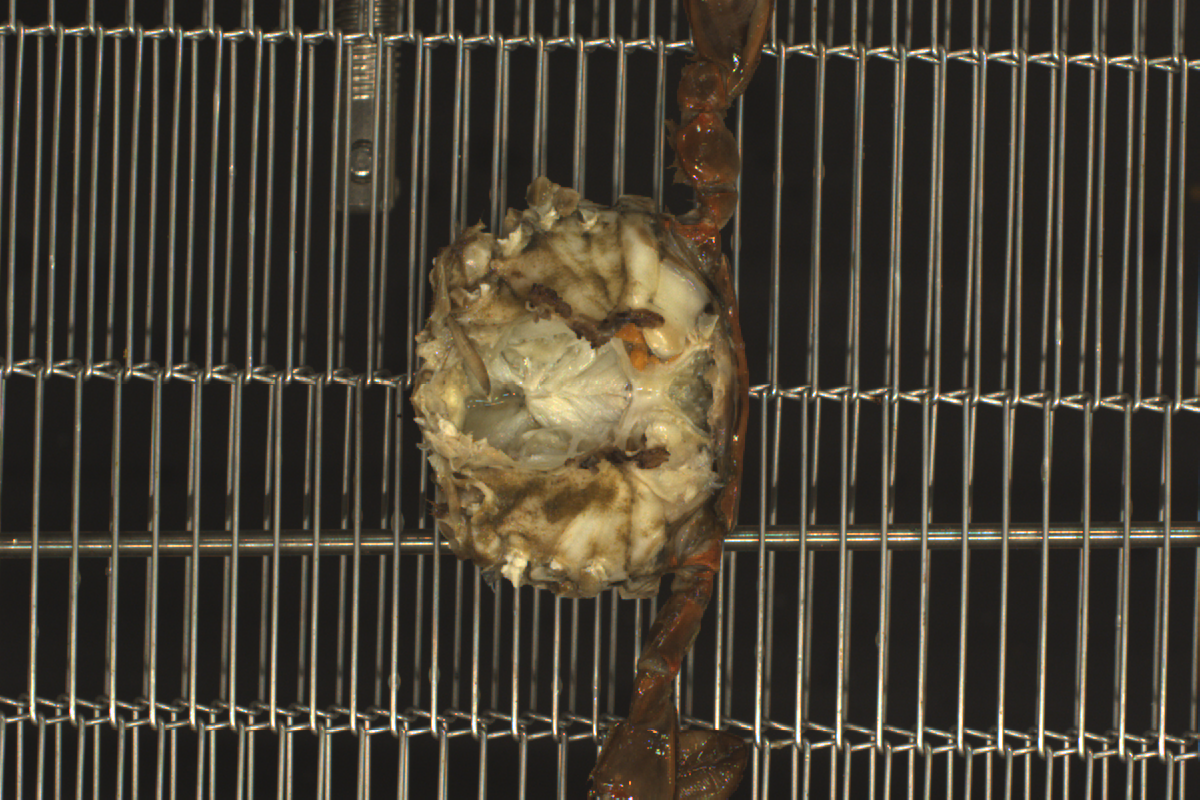
%> input picture RawImage/1.tif, 1200 x 800 px
$ octave --eval "result = Image_Preprocessing(imread('RawImage/1.tif'));"   (GNU Octave 9; MATLAB toolbox functions it lacks are replaced by stand-ins)
%> lines starting %> are read from the running program, lines starting %| are printed output that depends on the picture
% Image preprocessing
function I_class = Image_Preprocessing(I)
if(size(I, 1) > size(I, 2))
    I_class.Raw = imrotate(I, 90);
else
    I_class.Raw = I;
%> I_class.Raw is the input picture: size 800x1200x3 uint8; mean R, G, B 70.5, 64.2, 52.2
end
I_class.Height = size(I_class.Raw, 1);
%> I_class.Height = 800
I_class.Width = size(I_class.Raw, 2);
%> I_class.Width = 1200

I_class.Raw = double(I_class.Raw);
%> I_class.Raw: size 800x1200x3 double
gausefilter = fspecial('gaussian',[3 3],1);
I_class.Raw = imfilter(I_class.Raw,gausefilter,'replicate');
I_class.Raw = uint8(I_class.Raw);
%> I_class.Raw: size 800x1200x3 uint8

I_class.R = I_class.Raw(:,:,1);
I_class.G = I_class.Raw(:,:,2);
I_class.B = I_class.Raw(:,:,3);
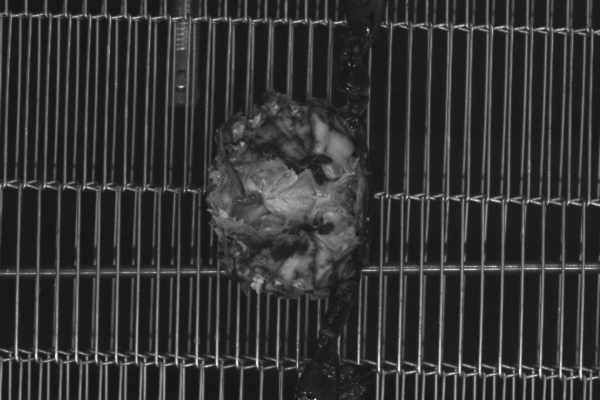
%> I_class.B: size 800x1200 uint8 (shown at 1/2 size); min 21, max 255, mean 52.2

I_HSV = rgb2hsv(I_class.Raw);
%> I_HSV: size 800x1200x3 double; mean H, S, V 0.121, 0.222, 0.279
I_class.H = I_HSV(:,:,1);
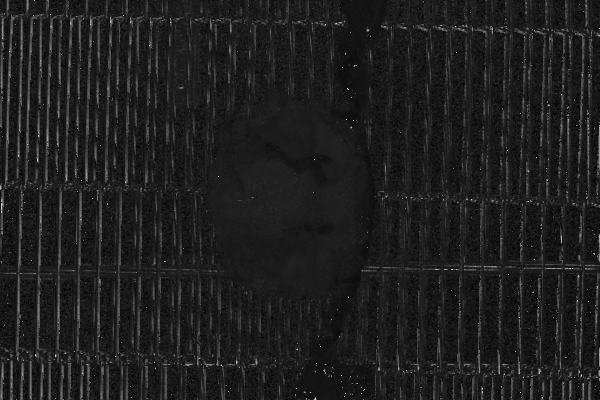
%> I_class.H: size 800x1200 double (shown at 1/2 size); min 0, max 0.998, mean 0.121
I_class.S = I_HSV(:,:,2);
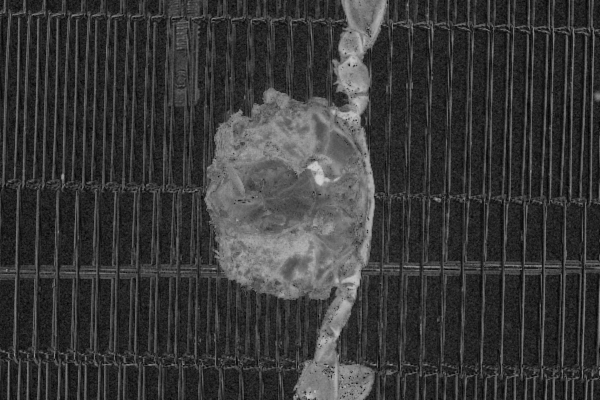
%> I_class.S: size 800x1200 double (shown at 1/2 size); min 0, max 0.829, mean 0.222
I_class.V = I_HSV(:,:,3);

cform = makecform('srgb2lab');
I_Lab = applycform(I_class.Raw, cform);
%> I_Lab: size 800x1200x3 uint8; mean of channels 1, 2, 3 67.9, 129.2, 135.9
I_class.L = I_Lab(:,:,1);
I_class.a = I_Lab(:,:,2);
I_class.b = I_Lab(:,:,3);
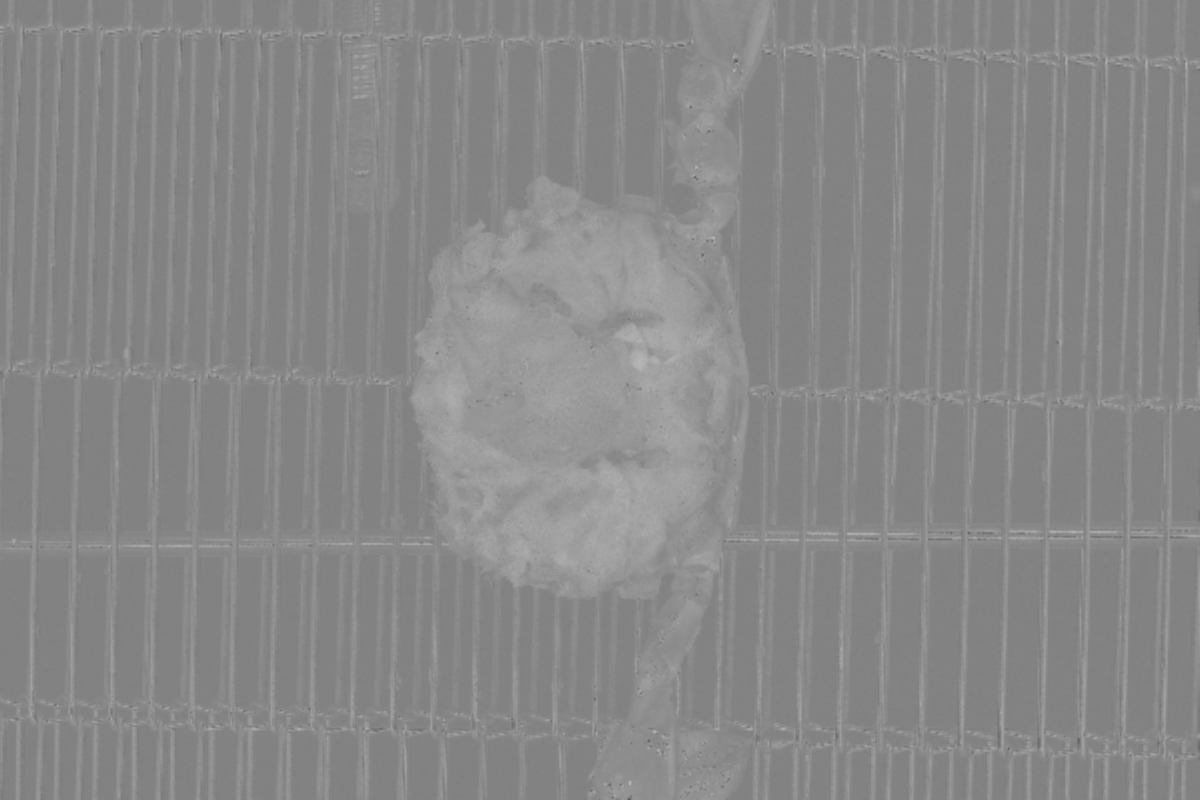
%> I_class.b: size 800x1200 uint8; min 88, max 182, mean 135.9

I_class.map = ones(I_class.Height, I_class.Width); % to describe our interesting area
%> I_class.map: size 800x1200 double; every value is 1
%> `result = Image_Preprocessing(imread('RawImage/1.tif'));`: result = {Height 800, Width 1200}

$ run again, on RawImage/10.tif
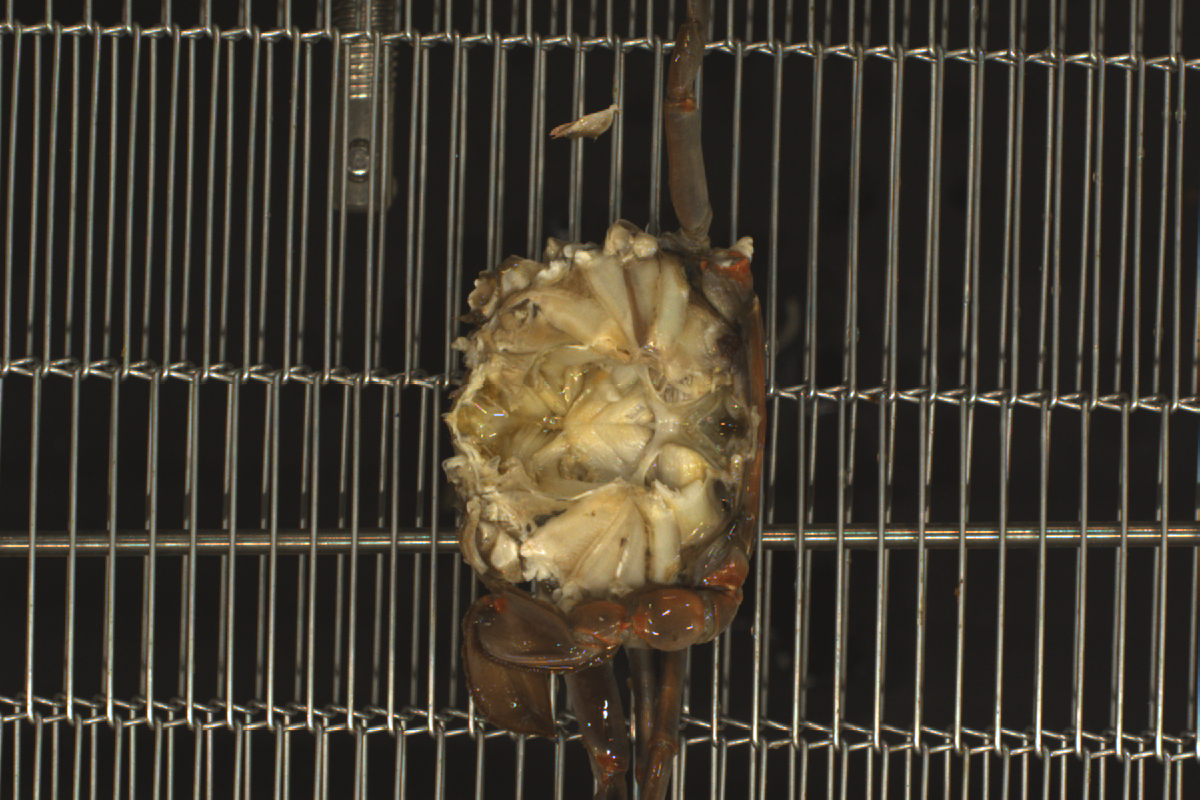
%> input picture RawImage/10.tif, 1200 x 800 px
%> in Image_Preprocessing, I_class.Raw is the input picture: size 800x1200x3 uint8; mean R, G, B 66.6, 60.4, 49.1
%> I_class.Height = 800
%> I_class.Width = 1200
%> I_HSV: size 800x1200x3 double; mean H, S, V 0.121, 0.216, 0.263
%> in Image_Preprocessing, `I_class.S = I_HSV(:,:,2);`:
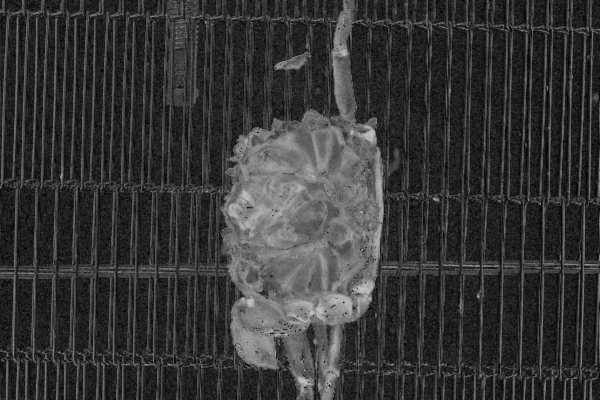
%> I_class.S: size 800x1200 double (shown at 1/2 size); min 0, max 0.784, mean 0.216
%> I_Lab: size 800x1200x3 uint8; mean of channels 1, 2, 3 63.7, 129.3, 135.5
%> in Image_Preprocessing, `I_class.b = I_Lab(:,:,3);`:
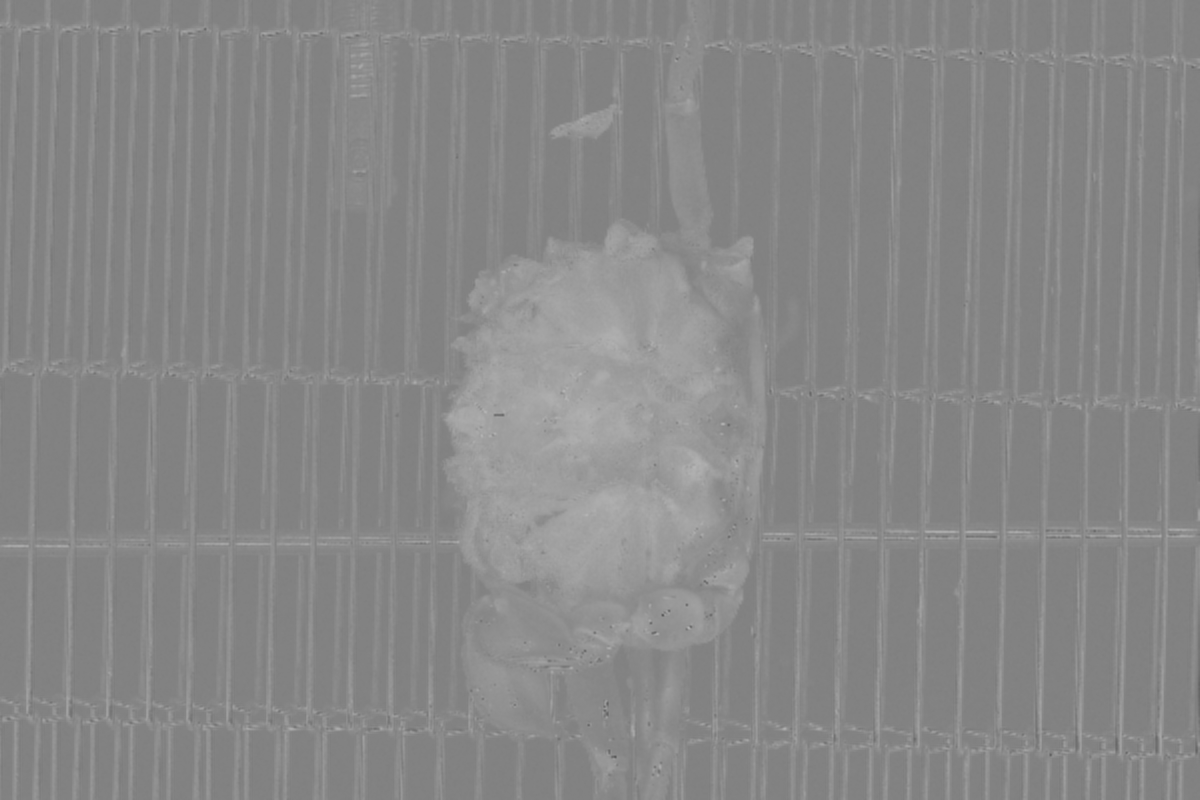
%> I_class.b: size 800x1200 uint8; min 90, max 181, mean 135.5
%> I_class.map: size 800x1200 double; every value is 1
%> result = {Height 800, Width 1200}

$ run again, on RawImage/11.tif
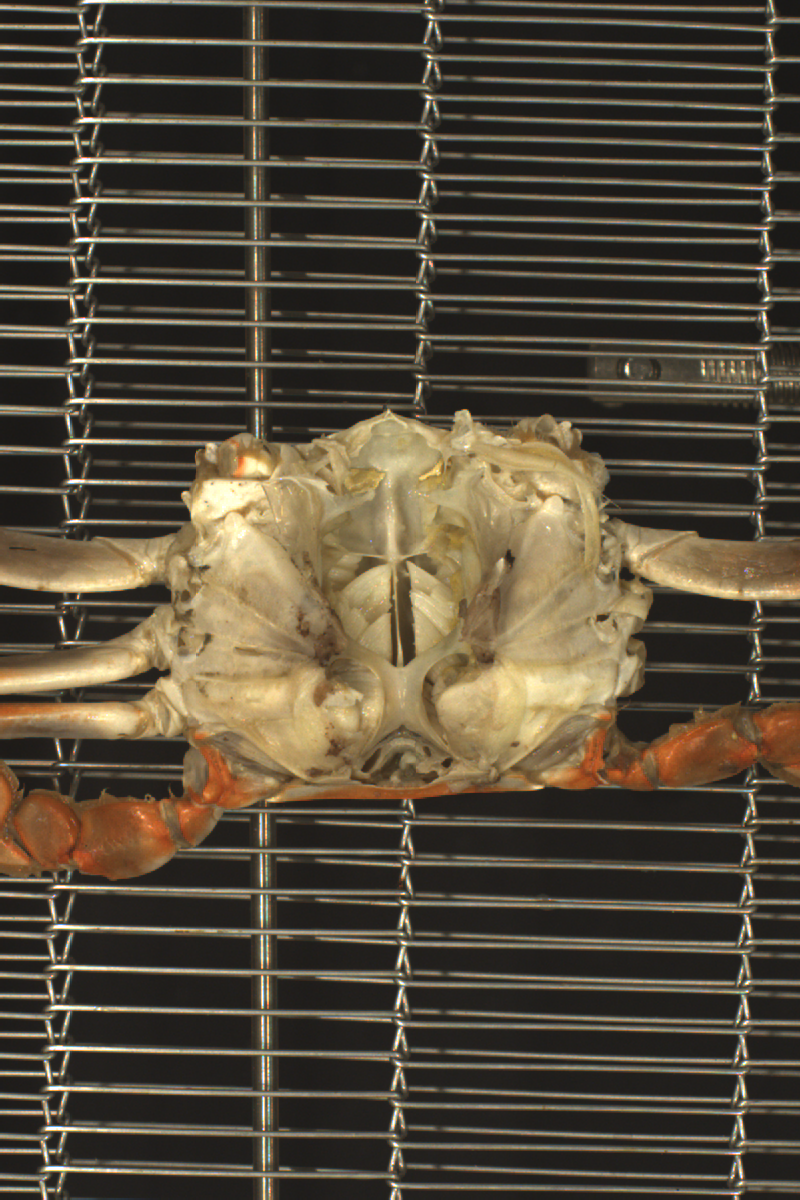
%> input picture RawImage/11.tif, 800 x 1200 px
%> in Image_Preprocessing, `I_class.Raw = imrotate(I, 90);`:
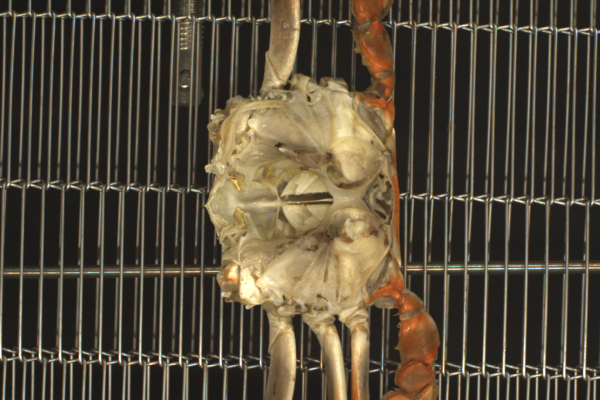
%> I_class.Raw: size 800x1200x3 uint8 (shown at 1/2 size); mean R, G, B 84.5, 74.8, 58.5; mean of the top-left, top-right, bottom-left and bottom-right quarters 70.6, 69.9, 71.6, 78.4
%> I_class.Height = 800
%> I_class.Width = 1200
%> I_HSV: size 800x1200x3 double; mean H, S, V 0.117, 0.25, 0.333
%> I_Lab: size 800x1200x3 uint8; mean of channels 1, 2, 3 79.8, 130.1, 138.7
%> in Image_Preprocessing, `I_class.b = I_Lab(:,:,3);`:
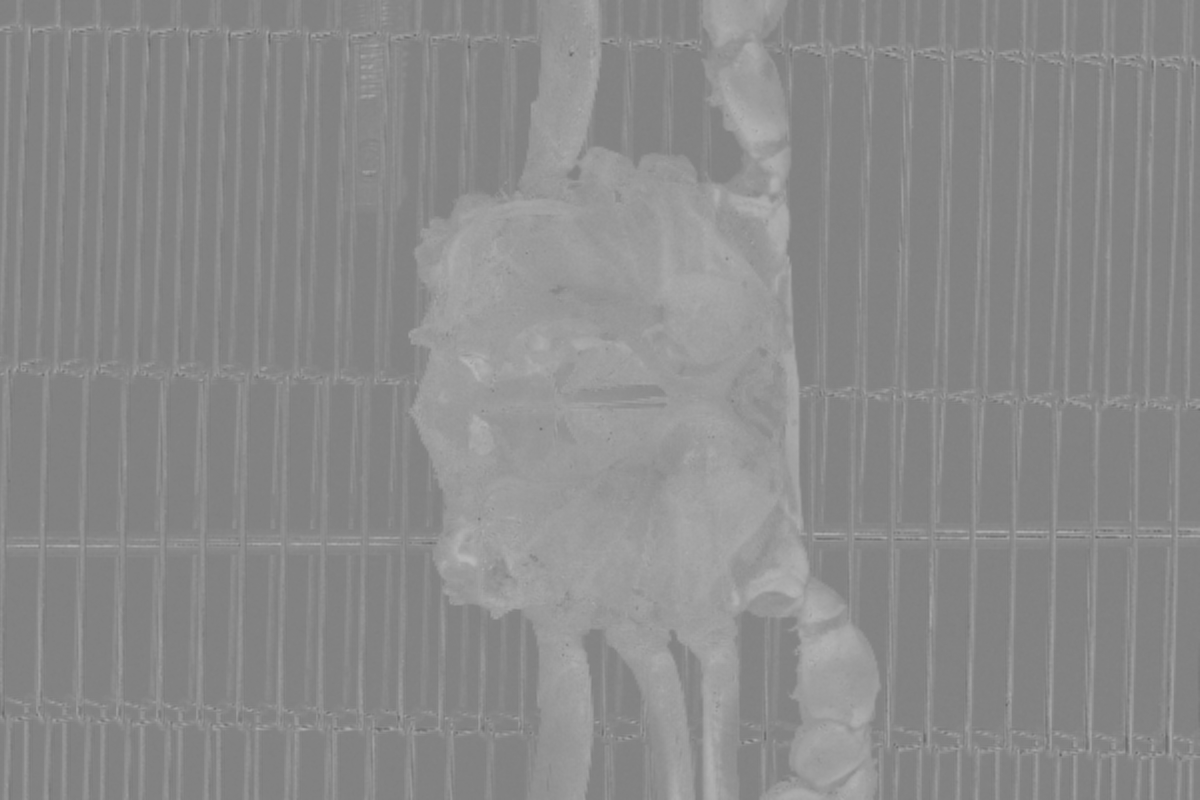
%> I_class.b: size 800x1200 uint8; min 103, max 185, mean 138.7
%> I_class.map: size 800x1200 double; every value is 1
%> result = {Height 800, Width 1200}
